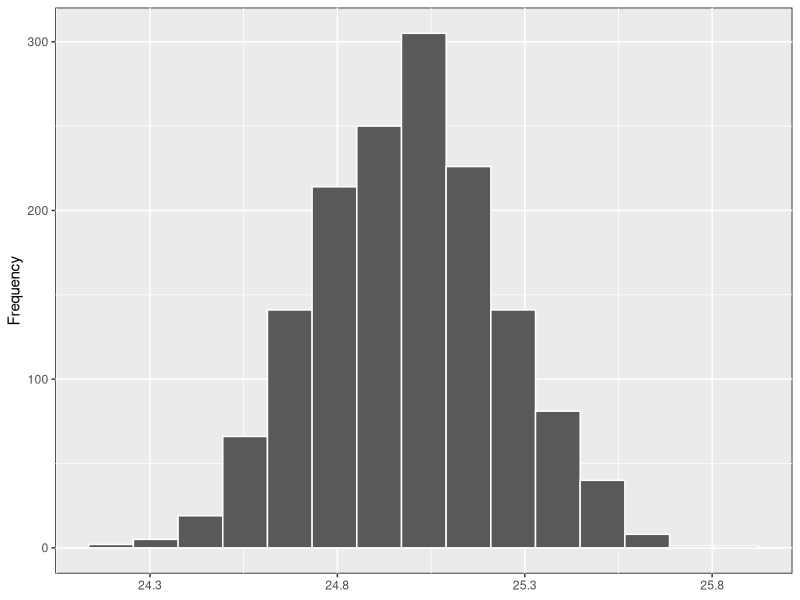

The R source for this figure: (Note: this script raises an error after producing the figure.)
## ---- chunk 1
require(tidyverse)

## ---- chunk 2

sst = rnorm(1500, 25,.25)
chl = rnorm(1500,.025,0.03)
sites = rep(c("Mafia", "Zanzibar", "Pemba"), each = 500)
season = rep(c("NE","SE"), each = 250, times = 3)

oceano = data.frame(sites, season, sst, chl)

ggplot(data = oceano, aes(x = sst)) + geom_histogram(bins = 15, col = "white")+
  theme(panel.background = element_rect(colour = "black"))+
  labs(x = NULL, y = "Frequency")+
  scale_x_continuous(breaks = seq(23.8,25.8, .5))
## ---- chunk 3

 knitr::include_graphics("shape_distribution.png")

## ---- chunk 4

find.yz = function(x, xbar, s2){
  N    = length(x) + 2
  sumx = sum(x)
  sx2  = as.numeric(x%*%x)          # this is the sum of x^2
  a    = -2
  b    = 2*(N*xbar - sumx)
  c    = -N*xbar^2*(N-1) - sx2 - sumx^2 + 2*N*xbar*sumx + (N-1)*s2
  rt   = sqrt(b^2 - 4*a*c)

  z    = (-b + rt)/(2*a)
  y    = N*xbar - (sumx + z)
  newx = c(x, y, z)
  return(newx)
}

set.seed(62)
x    = rnorm(2)
newx = find.yz(x, xbar=0, s2=1)
newx                                # [1] 0.8012701  0.2844567  0.3757358 -1.4614627
mean(newx)                          # [1] 0
var(newx)  


set.seed(82)
xDf = matrix(NA, ncol=4, nrow=10000)
i   = 1
while(i<10001){
  x       = rnorm(2)
  xDf[i,] = try(find.yz(x, xbar=0, s2=2), silent=TRUE)  # keeps the code from crashing
  if(!is.nan(xDf[i,4])){ i = i+1 }                      # increments if worked
}

xdf.tb = xDf %>% as.data.frame() %>% gather(key = "key", value = "value")
  
  normal = ggplot(data = xdf.tb %>% filter(key == "V1"), aes(x = value)) + 
    geom_histogram(col = "white", bins = 12)+
  theme(panel.background = element_rect(colour = "black"))+
  labs(x = NULL, y = "Frequency")
  
  
  left.skew = ggplot(data = xdf.tb %>% filter(key == "V3"), aes(x = value)) + 
    geom_histogram(col = "white", bins = 12)+
  theme(panel.background = element_rect(colour = "black"))+
  labs(x = NULL, y = "Frequency")
  
  right.skew = ggplot(data = xdf.tb %>% filter(key == "V4"), aes(x = value)) + 
    geom_histogram(col = "white", bins = 12)+
  theme(panel.background = element_rect(colour = "black"))+
  labs(x = NULL, y = "Frequency")
  
  cowplot::plot_grid(normal,left.skew, right.skew, nrow = 1, labels = c("a)", "b)", "c"), label_x = .30, label_y = .98, label_fontface = "plain", label_size = 12)
  
# +
#   scale_x_continuous(breaks = seq(23.8,25.8, .5))
